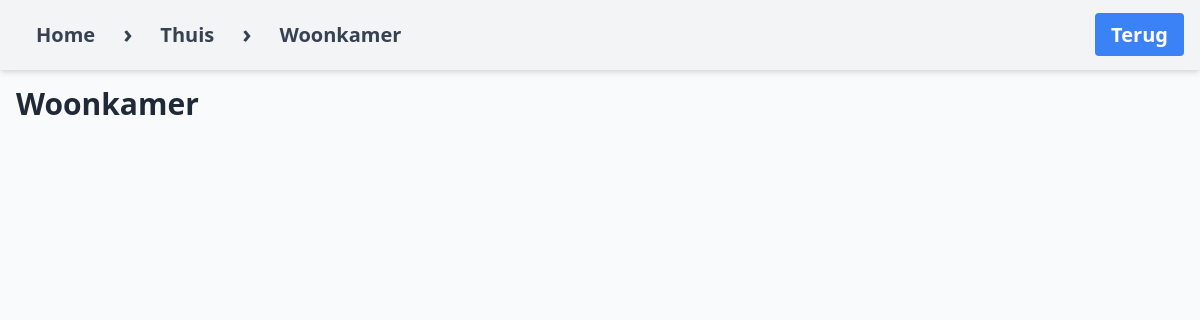
The app's page /subcategory/4/, older data.
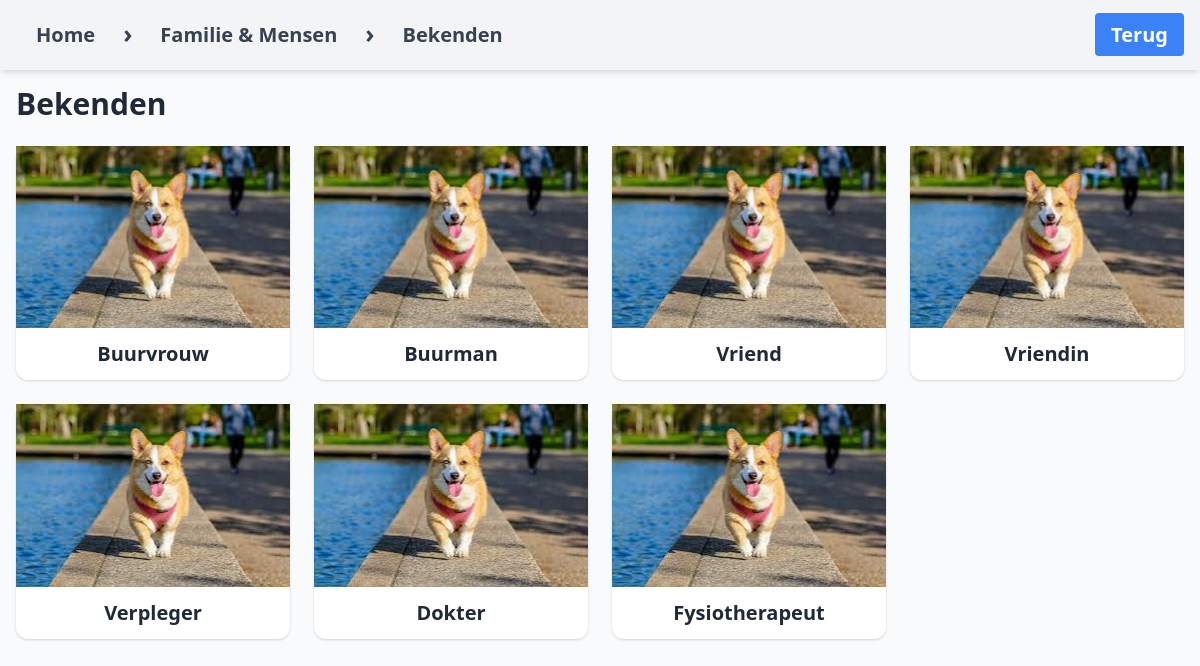
The same page, newer data.
### ftwapp/models.py (models this page shows, shortened)
class Subcategory(models.Model):
    name = models.CharField(max_length=200)
    category = models.ForeignKey(Category, related_name='subcategories', on_delete=models.CASCADE)
    image = models.ImageField(upload_to='subcategories/', blank=True, null=True)

class Category(models.Model):
    name = models.CharField(max_length=100)
    image = models.ImageField(upload_to='categories/')
    parent = models.ForeignKey('self', null=True, blank=True, related_name='child_categories', on_delete=models.CASCADE)

class Word(models.Model):
    name = models.CharField(max_length=100)
    image = models.ImageField(upload_to='words/', blank=True, null=True)
    subcategory = models.ForeignKey(Subcategory, on_delete=models.CASCADE, related_name='words')
    description = models.TextField(blank=True, null=True)

### ftwapp/views.py (the view)
# urls.py: path('subcategory/<int:subcategory_id>/', views.subcategory_detail, name='subcategory_detail'),
def subcategory_detail(request, subcategory_id):
    subcategory = get_object_or_404(Subcategory, id=subcategory_id)
    words = subcategory.words.all()
    return render(request, 'subcategory_detail.html', {
        'subcategory': subcategory,
        'words': words,
    })

### ftwapp/templates/subcategory_detail.html (shortened to what this page needs)
{% extends "base.html" %}
{% load static %}
{% block nav_button %}
<a href="{% url 'category_detail' subcategory.category.pk %}"
    class="bg-blue-500 text-white px-4 py-2 rounded hover:bg-blue-600 transition">Terug</a>
{% endblock %}
{% block breadcrumbs %}
<span>›</span>
<a href="{% url 'category_detail' subcategory.category.pk %}" class="hover:underline">{{ subcategory.category.name }}</a>
<span>›</span>
<a href="{% url 'subcategory_detail' subcategory.pk %}" class="hover:underline">{{ subcategory.name }}</a>
{% endblock %}
{% block content %}
<h1 class="text-3xl font-bold mb-6">{{ subcategory.name }}</h1>
<div class="grid grid-cols-1 sm:grid-cols-2 md:grid-cols-3 lg:grid-cols-4 gap-6">
    {% for word in words %}
    <a href="{% url 'word_detail' word.pk %}"
        class="flex flex-col bg-white rounded-xl shadow hover:scale-105 transition transform duration-200">
        {% if word.image %}
        <div class="w-full h-48 bg-center bg-contain bg-no-repeat"
            style="background-image: url('{{ word.image.url }}');"></div>
        {% else %}
        <img src="{% static 'images/default.jpg' %}" alt="">
        {% endif %}
        <div class="text-center text-xl font-bold py-3">{{ word.name }}</div>
    </a>
    {% endfor %}
</div>
{% endblock %}

### ftwapp/templates/base.html (shortened to what this page needs)
<!DOCTYPE html>
{% load static %}
<html lang="en">
<head>
    <link href="https://cdn.jsdelivr.net/npm/tailwindcss@2.2.19/dist/tailwind.min.css" rel="stylesheet">
    <link rel="stylesheet" href="{% static 'styles.css' %}">
</head>
<body class="bg-gray-50 text-gray-800 font-sans">
    <nav class="bg-gray-100 px-4 py-3 shadow-md flex items-center justify-between text-lg font-bold text-gray-700">
    <div class="flex space-x-2">
        <a href="{% url 'home' %}" class="hover:underline">Home</a>
        {% block breadcrumbs %}
        {% endblock %}
    </div>
    <div>
        {% block nav_button %}
        {% endblock %}
    </div>
</nav>
    <main class="p-4">
        {% block content %}
        {% endblock %}
    </main>
</body>
</html>

### static/styles.css (style rules this page uses)
nav { height: 70px; display: flex; align-items: center; justify-content: space-between; padding: 0 20px; }
nav a, nav button { font-size: 20px; padding: 12px 20px; text-decoration: none; border: none; background: none; cursor: pointer; color: inherit; }
nav span { font-size: 25px; position: relative; top: 10px; }

Row changes from the older to the newer data that the page shows:
changed Subcategory: category.name "Thuis" → "Familie & Mensen"; name "Woonkamer" → "Bekenden"
added Word: name "Buurvrouw"
added Word: name "Buurman"
added Word: name "Vriend"
added Word: name "Vriendin"
added Word: name "Verpleger"
added Word: name "Dokter"
added Word: name "Fysiotherapeut"
